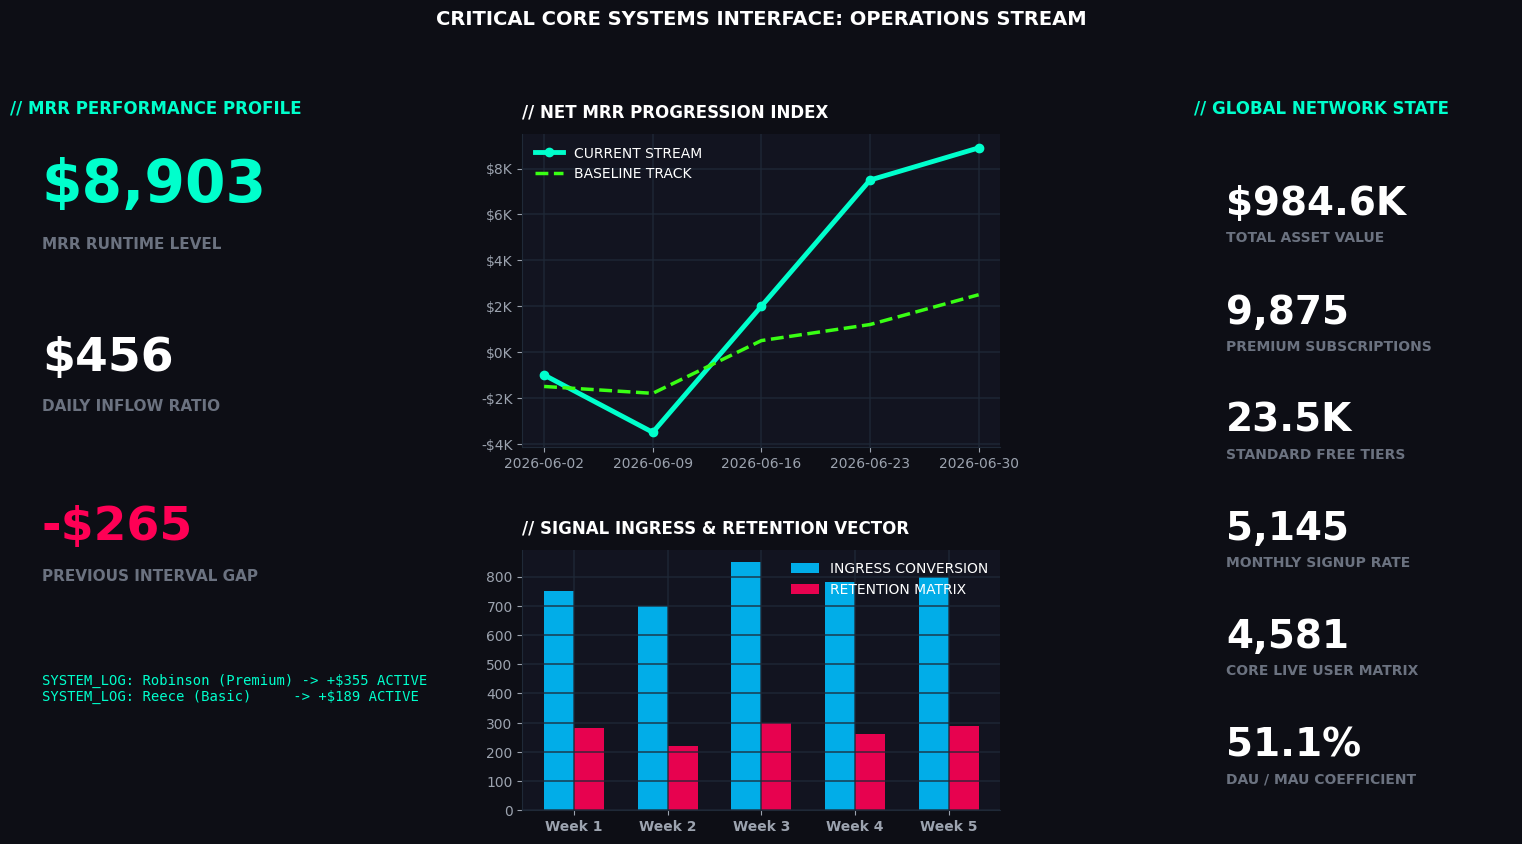

The Python source for this figure:
import pandas as pd
import numpy as np
import matplotlib.pyplot as plt

print("==================================================")
print("  VIRTUALWORKS LABS - HIGH-TECH COMMAND CONSOLE   ")
print("==================================================\n")

# [Step 1] Load real-time performance database logs
df = pd.read_csv('executive_kpis.csv')

# [Step 2] Configure High-Tech Dark Palette Architecture
plt.style.use('dark_background')
fig = plt.figure(figsize=(16, 9), facecolor='#0D0E15') # Deep space cyber backdrop

# FIXED LINE: Restored clean layout grid tracking limits
gs = fig.add_gridspec(2, 3, width_ratios=[1, 1.5, 1], height_ratios=[1.2, 1])

# --- PANEL 1: Left Column - Core Single Value Telemetry Cards ---
ax_left = fig.add_subplot(gs[:, 0], facecolor='#121420')
ax_left.axis('off')
ax_left.text(0.1, 0.90, '$8,903', fontsize=42, fontweight='bold', color='#00FFCC') # Glowing Neon Cyan
ax_left.text(0.1, 0.83, 'MRR RUNTIME LEVEL', fontsize=11, color='#6B7280', fontweight='bold')

ax_left.text(0.1, 0.65, '$456', fontsize=34, fontweight='bold', color='#FFFFFF')
ax_left.text(0.1, 0.59, 'DAILY INFLOW RATIO', fontsize=11, color='#6B7280', fontweight='bold')

ax_left.text(0.1, 0.40, '-$265', fontsize=34, fontweight='bold', color='#FF0055') # Laser Hot Pink
ax_left.text(0.1, 0.34, 'PREVIOUS INTERVAL GAP', fontsize=11, color='#6B7280', fontweight='bold')

# Stream Section: Recent Operations Feed
feed_text = 'SYSTEM_LOG: Robinson (Premium) -> +$355 ACTIVE\n' \
            'SYSTEM_LOG: Reece (Basic)     -> +$189 ACTIVE'
ax_left.text(0.1, 0.18, feed_text, fontsize=10, color='#00FFCC', family='monospace', va='center')
ax_left.set_title('// MRR PERFORMANCE PROFILE', color='#00FFCC', fontsize=12, fontweight='bold', loc='left', pad=15)

# --- PANEL 2: Top Center - Cumulative MRR Added Line Plot ---
ax_line = fig.add_subplot(gs[0, 1], facecolor='#121420')
ax_line.plot(df['date'], df['mrr_this_month'], color='#00FFCC', linewidth=3.5, marker='o', markersize=6, label='CURRENT STREAM')
ax_line.plot(df['date'], df['mrr_last_month'], color='#39FF14', linewidth=2.5, linestyle='--', label='BASELINE TRACK') # Fluorescent Green
ax_line.set_title('// NET MRR PROGRESSION INDEX', fontsize=12, fontweight='bold', color='#FFFFFF', loc='left', pad=12)
ax_line.get_yaxis().set_major_formatter(plt.FuncFormatter(lambda x, loc: f"${int(x/1000)}K" if x>=0 else f"-${int(abs(x)/1000)}K"))
ax_line.legend(frameon=False, loc='upper left', fontsize=10)
ax_line.grid(True, color='#1F2937', linestyle='-', alpha=0.8, linewidth=1.2) # High-contrast terminal grid

# --- PANEL 3: Bottom Center - Grouped Columns Signups Chart ---
ax_bar = fig.add_subplot(gs[1, 1], facecolor='#121420')
x = np.arange(len(df['week']))
width = 0.32
ax_bar.bar(x - width/2, df['signups'], width, label='INGRESS CONVERSION', color='#00BFFF', alpha=0.9)
ax_bar.bar(x + width/2, df['day2_active'], width, label='RETENTION MATRIX', color='#FF0055', alpha=0.9)
ax_bar.set_title('// SIGNAL INGRESS & RETENTION VECTOR', fontsize=12, fontweight='bold', color='#FFFFFF', loc='left', pad=12)
ax_bar.set_xticks(x)
ax_bar.set_xticklabels(df['week'], color='#9CA3AF', fontweight='bold', fontsize=10)
ax_bar.legend(frameon=False, loc='upper right', fontsize=10)
ax_bar.grid(True, color='#1F2937', linestyle='-', alpha=0.8, linewidth=1.2)

# --- PANEL 4: Right Column - Operational Summary Matrix Sidebar ---
ax_right = fig.add_subplot(gs[:, 2], facecolor='#121420')
ax_right.axis('off')
right_metrics = [
    ('$984.6K', 'TOTAL ASSET VALUE'), ('9,875', 'PREMIUM SUBSCRIPTIONS'), 
    ('23.5K', 'STANDARD FREE TIERS'), ('5,145', 'MONTHLY SIGNUP RATE'),
    ('4,581', 'CORE LIVE USER MATRIX'), ('51.1%', 'DAU / MAU COEFFICIENT')
]
y_pos = 0.88
for value, title in right_metrics:
    ax_right.text(0.1, y_pos, value, fontsize=28, fontweight='bold', color='#FFFFFF')
    ax_right.text(0.1, y_pos - 0.04, title, fontsize=10, color='#6B7280', fontweight='bold')
    y_pos -= 0.16
ax_right.set_title('// GLOBAL NETWORK STATE', color='#00FFCC', fontsize=12, fontweight='bold', loc='left', pad=15)

# Style structural tech panels
for ax in [ax_line, ax_bar]:
    ax.spines['top'].set_visible(False)
    ax.spines['right'].set_visible(False)
    ax.spines['left'].set_color('#1F2937')
    ax.spines['bottom'].set_color('#1F2937')
    ax.tick_params(colors='#9CA3AF', labelsize=10)

plt.suptitle('CRITICAL CORE SYSTEMS INTERFACE: OPERATIONS STREAM', fontsize=14, fontweight='bold', color='#FFFFFF', y=0.97)
plt.tight_layout(pad=3.5)

# Save the tech-mode image asset
plt.savefig('executive_dashboard.png', dpi=300, facecolor=fig.get_facecolor(), edgecolor='none')
plt.show()

print("\n High-tech command console complete! Saved as 'executive_dashboard.png'")
